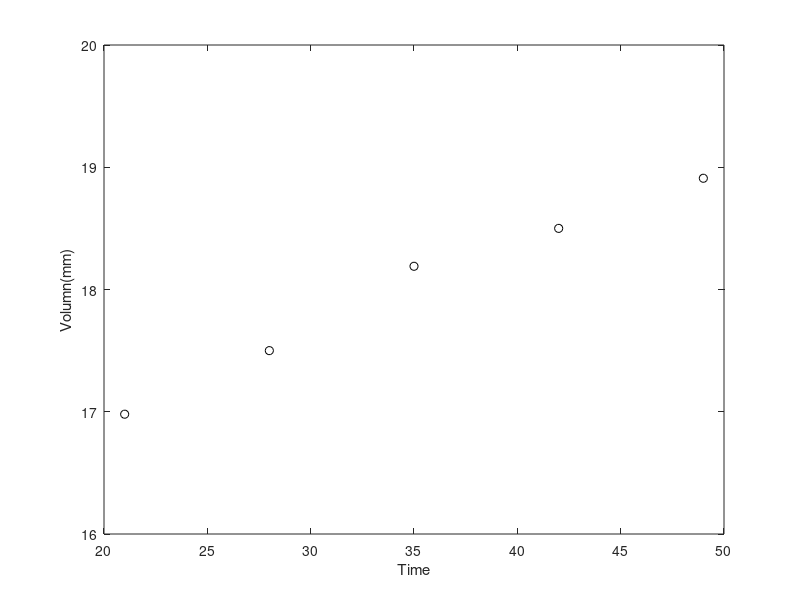

Source code (MATLAB): (Note: this script raises an error after producing the figure.)
clear;
close all;
% x = [21 22 23 24 25 26 27 28 29 30 31 32 33 34 35 36 37 38 39 40 41 42 43 44 45 46 47 48 49]';
% y = [18.16 18.17 18.18 18.19 18.19 18.19 18.19 18.19 18.19 18.19 ...
%     18.22 18.22 18.22 18.22 18.29 18.23 18.23 18.23 18.20 18.20 18.20 18.20...
%      18.15 18.15 18.15 18.15 18.08 18.08 18.05]';
%  
% xxx = [21 28 35 42 49];
% yyy = [18.16 18.25 18.29 18.20 18.05];

xTest = [21 28 35 42 49];
yTest = [16.98 17.5 18.19 18.5 18.91];

figure;

plot(xTest, yTest, 'ko');
xlabel('Time');
ylabel('Volumn(mm)');
xlim([20 50]);
ylim([16 20]);
modelFun = @(b, x) b(1) + b(2).*x + b(3).*x.^2;
start = [-0.004; 0.2664; 13.0163];
[beta, R, J, CovB, MSE, EMI] = nlinfit(xTest, yTest, modelFun, start);
xx = linspace(21,49)';
[ypred,delta] = nlpredci(modelFun,xx,beta,R,'Jacobian',J);
hold on
plot(xx,ypred,'linestyle','--','color','b');
hold off
ylower = ypred - delta;
yupper = ypred + delta;
% hold on;
% plot(xx,[ylower yupper],'r--','LineWidth',1.5)
% hold off;

xconf = [xx' xx(end:-1:1)'] ;         
yconf = [ylower' yupper(end:-1:1)'];

hold on
pC = fill(xconf,yconf,'red');
pC.FaceColor = [1 0.8 0.8];      
pC.EdgeColor = 'none'; 
hold off

% 
% y2 = [16.98 17.81 17.19]';

% plot(x, y, 'ko', xxx, yyy, 'k+');
% xlabel('Time');
% ylabel('Volumn(mm)');
% xlim([20 50]);
% ylim([16 20]);
% 
% w = [1 1 1]';
% % modelFun = @(b,x) b(1).*(1-exp(b(2).*x));
% % modelFun = @(b, x) b(1) - b(2)./x;
% % modelFun = @(b,x) b(1)-exp(b(2).*x);
% modelFun = @(b, x) b(1) + b(2).*x + b(3).*x.^2;
% start = [-0.004; 0.2664; 13.0163];
% 
% [beta, R, J, CovB, MSE, EMI] = nlinfit(x, y, modelFun, start);
% xx = linspace(21,49)';
% [ypred,delta] = nlpredci(modelFun,xx,beta,R,'Jacobian',J);
% line(xx,ypred,'linestyle','--','color','k');
% 
% [beta, R, J, CovB, MSE, EMI] = nlinfit(xxx, yyy, modelFun, start);
% [ypred,delta] = nlpredci(modelFun,xx,beta,R,'Jacobian',J);
% ylower = ypred - delta;
% yupper = ypred + delta;
% line(xx,ypred,'linestyle','-','color','k');
% hold on;
% plot(xx,[ylower yupper],'r--','LineWidth',1.5)
% hold off;


% nlm = fitnlm(x,y,modelFun,start);
% xx = linspace(21,49)';
% line(xx,predict(nlm,xx),'linestyle','--','color','k')
% 
% nlm2 = fitnlm(x, y2, modelFun, start);
% line(xx, predict(nlm2, xx), 'linestyle', '-');
% 
% p = polyfit(x, y2, 2);
% y_ = polyval(p, xx);
% line(xx, y_);

